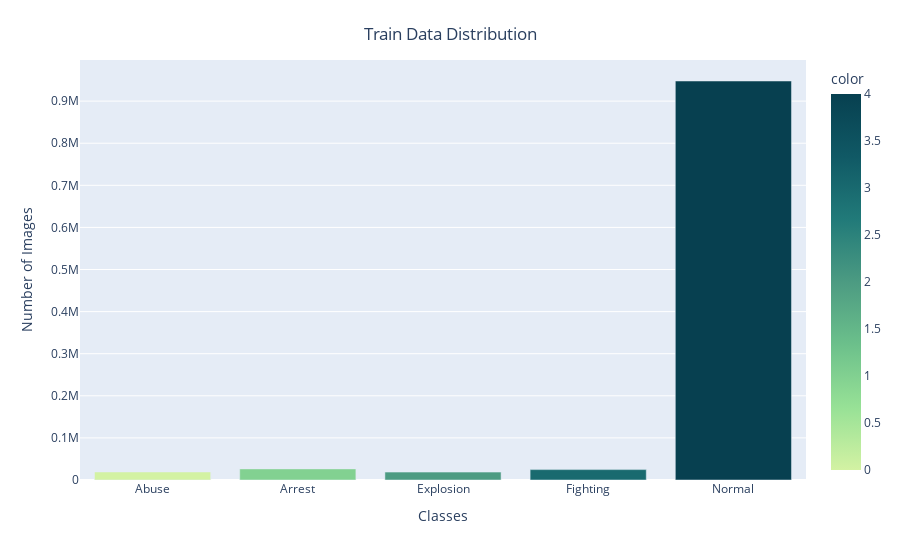

Write notebook code for a chart like this one.
### Code cell
fig = px.bar(x = CLASS_LABELS,
             y = [list(train_generator.classes).count(i) for i in np.unique(train_generator.classes)] , 
             color = np.unique(train_generator.classes) ,
             color_continuous_scale="Emrld") 
fig.update_xaxes(title="Classes")
fig.update_yaxes(title = "Number of Images")
fig.update_layout(showlegend = True,
    title = {
        'text': 'Train Data Distribution ',
        'y':0.95,
        'x':0.5,
        'xanchor': 'center',
        'yanchor': 'top'})
fig.show()

### Figure 1 — Plotly figure (JSON) as saved in the notebook; plotly's stock layout.template omitted (floating-point values rounded to 4 significant figures)
{"data": [{"alignmentgroup": "True", "hovertemplate": "x=%{x}<br>y=%{y}<br>color=%{marker.color}<extra></extra>", "legendgroup": "", "marker": {"color": [0, 1, 2, 3, 4], "coloraxis": "coloraxis", "pattern": {"shape": ""}}, "name": "", "offsetgroup": "", "orientation": "v", "showlegend": false, "textposition": "auto", "type": "bar", "x": ["Abuse", "Arrest", "Explosion", "Fighting", "Normal"], "xaxis": "x", "y": [19076, 26397, 18753, 24684, 947768], "yaxis": "y"}], "layout": {"barmode": "relative", "coloraxis": {"colorbar": {"title": {"text": "color"}}, "colorscale": [[0, "rgb(211, 242, 163)"], [0.1667, "rgb(151, 225, 150)"], [0.3333, "rgb(108, 192, 139)"], [0.5, "rgb(76, 155, 130)"], [0.6667, "rgb(33, 122, 121)"], [0.8333, "rgb(16, 89, 101)"], [1, "rgb(7, 64, 80)"]]}, "legend": {"tracegroupgap": 0}, "margin": {"t": 60}, "showlegend": true, "title": {"text": "Train Data Distribution ", "x": 0.5, "xanchor": "center", "y": 0.95, "yanchor": "top"}, "xaxis": {"anchor": "y", "domain": [0, 1], "title": {"text": "Classes"}}, "yaxis": {"anchor": "x", "domain": [0, 1], "title": {"text": "Number of Images"}}}}
